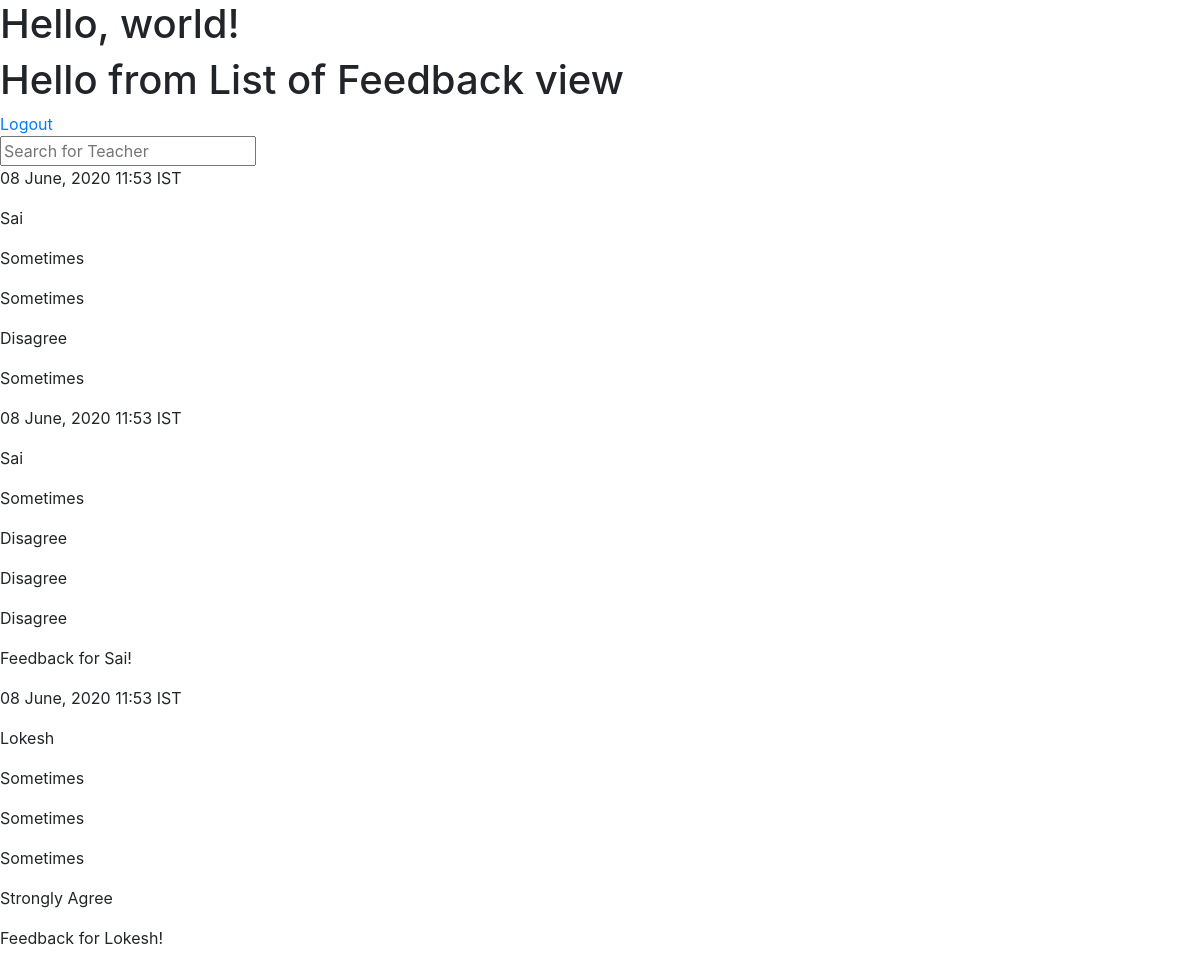
The page /review/ (signed in) on the database its author committed.
### Feedback/models.py (models this page shows, shortened)
class FeedbackData(models.Model):
    CHOICES = (
        ('Strongly Disagree', 'Strongly Disagree'),
        ('Disagree', 'Disagree'),
        ('Sometimes', 'Sometimes'),
        ('Agree', 'Agree'),
        ('Strongly Agree', 'Strongly Agree'),
    )
    date_submitted = models.DateTimeField(auto_now=True)
    teacher_name = models.ForeignKey(Teacher, verbose_name='Name of Teacher',
                                     on_delete=models.CASCADE)
    punctuality = models.CharField(verbose_name='The teacher is punctual in coming to class',
                                   max_length=225,
                                   choices=CHOICES)
    portion = models.CharField(verbose_name='The teacher completes portions at the appropriate time',
                               max_length=225,
                               choices=CHOICES)
    doubt = models.CharField(verbose_name='The teacher takes in effort to clear your doubts',
                             max_length=225,
                             choices=CHOICES)
    interactive = models.CharField(verbose_name='The teacher makes the class interactive',
                                   max_length=225,
                                   choices=CHOICES)
    comments = models.TextField(verbose_name='Any other feedback (your comments)',
                                blank=True)
    class Meta:
        verbose_name = 'Feedback Data'
        verbose_name_plural = 'Feedback Data'

### Home/models.py (models this page shows)
class Teacher(models.Model):
    name = models.CharField(verbose_name='Name of teacher',
                            max_length=255, unique=True)
    class Meta:
        verbose_name = 'Teacher'
        verbose_name_plural = 'Teachers'
    def __str__(self):
        return self.name

### Review/views.py (the view)
# urls.py: path('', ListFeedbackView.as_view(), name='ListFeedbackView'),
class ListFeedbackView(LoginRequiredMixin, ListView):
    model = FeedbackData
    template_name = 'Review/list_feedback.html'
    context_object_name = 'feedbacks'
    ordering = ['-date_submitted']
    paginate_by = 10

### Review/templates/Review/list_feedback.html
{% extends 'Home/index.html' %}
{% block content %}
    <div>
        <h1>Hello from List of Feedback view</h1>
        <a role="button" href="{% url 'LogoutView' %}">Logout</a>
    </div>
    <div>
        <form action="{% url 'SearchResultsView' %}" method="get">
            <input type="text" name="q" placeholder="Search for Teacher" autocomplete="on" autofocus="on" id="search-field">
        </form>
    </div>
    <div>
        {% for feedback in feedbacks %}
            <div>
                <p>{{ feedback.date_submitted|date:'d F, Y H:i e' }}</p>
                <p>{{ feedback.teacher_name }}</p>
                <p>{{ feedback.punctuality }}</p>
                <p>{{ feedback.portion }}</p>
                <p>{{ feedback.doubt }}</p>
                <p>{{ feedback.interactive }}</p>
                <p>{{ feedback.comments }}</p>
            </div>
        {% endfor %}
    </div>
{% endblock content %}

### rows shown on the page
FeedbackData: date_submitted "08 June, 2020 11:53 IST", teacher_name "Sai", punctuality "Sometimes", portion "Sometimes", doubt "Disagree", interactive "Sometimes"
FeedbackData: date_submitted "08 June, 2020 11:53 IST", teacher_name "Sai", punctuality "Sometimes", portion "Disagree", doubt "Disagree", interactive "Disagree", comments "Feedback for Sai!"
FeedbackData: date_submitted "08 June, 2020 11:53 IST", teacher_name "Lokesh", punctuality "Sometimes", portion "Sometimes", doubt "Sometimes", interactive "Strongly Agree", comments "Feedback for Lokesh!"
